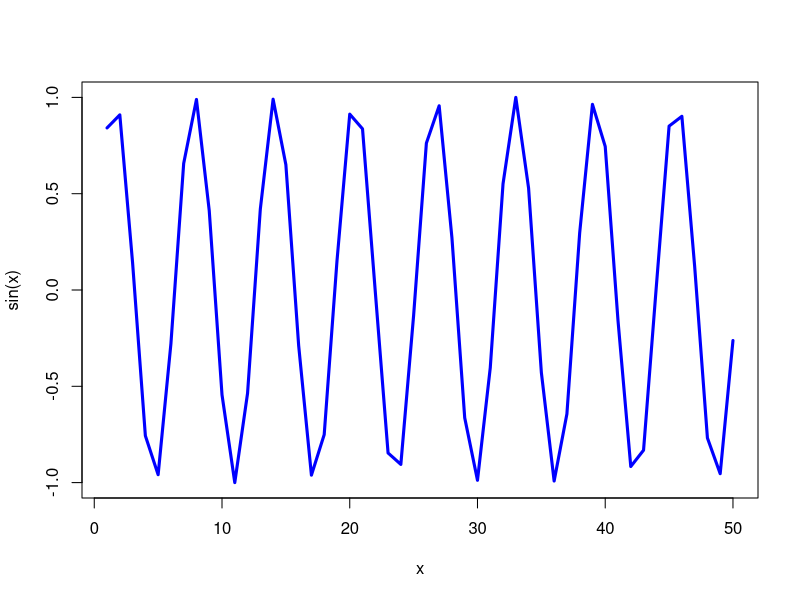

Recreate this plot in R.

#' ---
#' title: "Class 4 Example"
#' author: "Junlin Ruan (PID:A17839687)"
#' ---
x <- 1:50
plot(x, sin(x), typ="l", lwd=3, col="blue")
